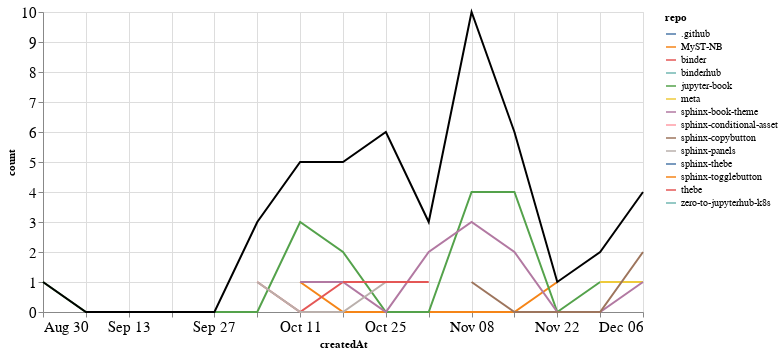

Notebook source saved alongside this figure:
### Markdown cell above
### PRs

### Code cell
prs_time = prs.groupby('repo').resample('W', on='createdAt').count()['author'].reset_index()
prs_time = prs_time.rename(columns={'author': 'count'})
prs_time_total = prs_time.groupby('createdAt').agg({"count": "sum"}).reset_index()

ch1 = alt.Chart(prs_time, width=600).mark_line().encode(
    x='createdAt',
    y='count',
    color='repo',
    tooltip="repo"
)

ch2 = alt.Chart(prs_time_total, width=600).mark_line(color="black").encode(
    x='createdAt',
    y='count',
)

ch1 + ch2

### Figure 1 — Vega-Lite specification as saved in the notebook (floating-point values rounded to 4 significant figures)
{"config": {"axisLeft": {"labelFontSize": 15}, "axisBottom": {"labelFontSize": 15}}, "layer": [{"data": {"name": "data-8206cedd0b89650fdb98f72d815ef2c9"}, "mark": "line", "encoding": {"color": {"type": "nominal", "field": "repo"}, "tooltip": {"type": "nominal", "field": "repo"}, "x": {"type": "temporal", "field": "createdAt"}, "y": {"type": "quantitative", "field": "count"}}, "width": 600}, {"data": {"name": "data-a9d8936addb57d6ab70fb13bb3d0a260"}, "mark": {"type": "line", "color": "black"}, "encoding": {"x": {"type": "temporal", "field": "createdAt"}, "y": {"type": "quantitative", "field": "count"}}, "width": 600}], "$schema": "https://vega.github.io/schema/vega-lite/v4.8.1.json", "datasets": {"data-8206cedd0b89650fdb98f72d815ef2c9": [{"repo": ".github", "createdAt": "2020-11-08T00:00:00", "count": 1}, {"repo": "MyST-NB", "createdAt": "2020-10-11T00:00:00", "count": 1}, {"repo": "MyST-NB", "createdAt": "2020-10-18T00:00:00", "count": 0}, {"repo": "MyST-NB", "createdAt": "2020-10-25T00:00:00", "count": 0}, {"repo": "MyST-NB", "createdAt": "2020-11-01T00:00:00", "count": 0}, {"repo": "MyST-NB", "createdAt": "2020-11-08T00:00:00", "count": 0}, {"repo": "MyST-NB", "createdAt": "2020-11-15T00:00:00", "count": 0}, {"repo": "MyST-NB", "createdAt": "2020-11-22T00:00:00", "count": 1}, {"repo": "binder", "createdAt": "2020-10-04T00:00:00", "count": 1}, {"repo": "binder", "createdAt": "2020-10-11T00:00:00", "count": 0}, {"repo": "binder", "createdAt": "2020-10-18T00:00:00", "count": 1}, {"repo": "binderhub", "createdAt": "2020-10-04T00:00:00", "count": 1}, {"repo": "jupyter-book", "createdAt": "2020-08-30T00:00:00", "count": 1}, {"repo": "jupyter-book", "createdAt": "2020-09-06T00:00:00", "count": 0}, {"repo": "jupyter-book", "createdAt": "2020-09-13T00:00:00", "count": 0}, {"repo": "jupyter-book", "createdAt": "2020-09-20T00:00:00", "count": 0}, {"repo": "jupyter-book", "createdAt": "2020-09-27T00:00:00", "count": 0}, {"repo": "jupyter-book", "createdAt": "2020-10-04T00:00:00", "count": 0}, {"repo": "jupyter-book", "createdAt": "2020-10-11T00:00:00", "count": 3}, {"repo": "jupyter-book", "createdAt": "2020-10-18T00:00:00", "count": 2}, {"repo": "jupyter-book", "createdAt": "2020-10-25T00:00:00", "count": 0}, {"repo": "jupyter-book", "createdAt": "2020-11-01T00:00:00", "count": 0}, {"repo": "jupyter-book", "createdAt": "2020-11-08T00:00:00", "count": 4}, {"repo": "jupyter-book", "createdAt": "2020-11-15T00:00:00", "count": 4}, {"repo": "jupyter-book", "createdAt": "2020-11-22T00:00:00", "count": 0}, {"repo": "jupyter-book", "createdAt": "2020-11-29T00:00:00", "count": 1}, {"repo": "meta", "createdAt": "2020-11-29T00:00:00", "count": 1}, {"repo": "meta", "createdAt": "2020-12-06T00:00:00", "count": 1}, {"repo": "sphinx-book-theme", "createdAt": "2020-10-11T00:00:00", "count": 1}, {"repo": "sphinx-book-theme", "createdAt": "2020-10-18T00:00:00", "count": 1}, {"repo": "sphinx-book-theme", "createdAt": "2020-10-25T00:00:00", "count": 0}, {"repo": "sphinx-book-theme", "createdAt": "2020-11-01T00:00:00", "count": 2}, {"repo": "sphinx-book-theme", "createdAt": "2020-11-08T00:00:00", "count": 3}, {"repo": "sphinx-book-theme", "createdAt": "2020-11-15T00:00:00", "count": 2}, {"repo": "sphinx-book-theme", "createdAt": "2020-11-22T00:00:00", "count": 0}, {"repo": "sphinx-book-theme", "createdAt": "2020-11-29T00:00:00", "count": 0}, {"repo": "sphinx-book-theme", "createdAt": "2020-12-06T00:00:00", "count": 1}, {"repo": "sphinx-conditional-asset", "createdAt": "2020-10-25T00:00:00", "count": 2}, {"repo": "sphinx-copybutton", "createdAt": "2020-11-08T00:00:00", "count": 1}, {"repo": "sphinx-copybutton", "createdAt": "2020-11-15T00:00:00", "count": 0}, {"repo": "sphinx-copybutton", "createdAt": "2020-11-22T00:00:00", "count": 0}, {"repo": "sphinx-copybutton", "createdAt": "2020-11-29T00:00:00", "count": 0}, {"repo": "sphinx-copybutton", "createdAt": "2020-12-06T00:00:00", "count": 2}, {"repo": "sphinx-panels", "createdAt": "2020-10-04T00:00:00", "count": 1}, {"repo": "sphinx-panels", "createdAt": "2020-10-11T00:00:00", "count": 0}, {"repo": "sphinx-panels", "createdAt": "2020-10-18T00:00:00", "count": 0}, {"repo": "sphinx-panels", "createdAt": "2020-10-25T00:00:00", "count": 1}, {"repo": "sphinx-thebe", "createdAt": "2020-10-25T00:00:00", "count": 1}, {"repo": "sphinx-togglebutton", "createdAt": "2020-10-25T00:00:00", "count": 1}, {"repo": "thebe", "createdAt": "2020-10-18T00:00:00", "count": 1}, {"repo": "thebe", "createdAt": "2020-10-25T00:00:00", "count": 1}, {"repo": "thebe", "createdAt": "2020-11-01T00:00:00", "count": 1}, {"repo": "zero-to-jupyterhub-k8s", "createdAt": "2020-11-08T00:00:00", "count": 1}], "data-a9d8936addb57d6ab70fb13bb3d0a260": [{"createdAt": "2020-08-30T00:00:00", "count": 1}, {"createdAt": "2020-09-06T00:00:00", "count": 0}, {"createdAt": "2020-09-13T00:00:00", "count": 0}, {"createdAt": "2020-09-20T00:00:00", "count": 0}, {"createdAt": "2020-09-27T00:00:00", "count": 0}, {"createdAt": "2020-10-04T00:00:00", "count": 3}, {"createdAt": "2020-10-11T00:00:00", "count": 5}, {"createdAt": "2020-10-18T00:00:00", "count": 5}, {"createdAt": "2020-10-25T00:00:00", "count": 6}, {"createdAt": "2020-11-01T00:00:00", "count": 3}, {"createdAt": "2020-11-08T00:00:00", "count": 10}, {"createdAt": "2020-11-15T00:00:00", "count": 6}, {"createdAt": "2020-11-22T00:00:00", "count": 1}, {"createdAt": "2020-11-29T00:00:00", "count": 2}, {"createdAt": "2020-12-06T00:00:00", "count": 4}]}}
